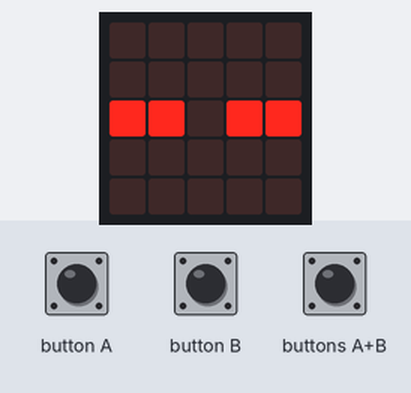
Bench run of a program on a simulated BBC micro:bit (MakeCode). Shown: the board's 5×5 LED display. The inputs (shaded band) are chosen by the test bench.

Above: at 1.2 s.
1.3 s: button B pressed for 0.15 s
At 2.0 s:
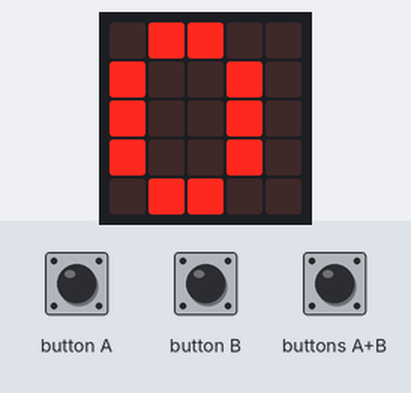
At 4.0 s:
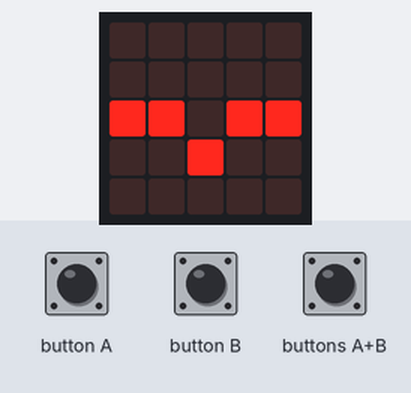
7.4 s: button B pressed 5 times (0.12 s each, 0.3 s apart)
At 9.75 s:
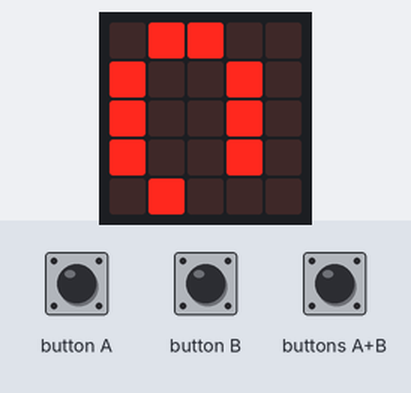
Timing chart, 0 to 11.2 s (numbered marks = the images above; inputs shaded):
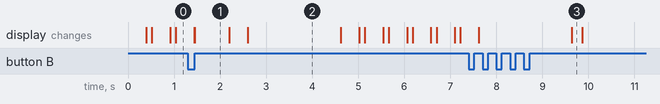

The program:

main.ts
```typescript
input.onButtonPressed(Button.A, function () {
    if (y == 2) {
        music.playTone(262, music.beat(BeatFraction.Quarter))
        score += 1
    }
})
input.onButtonPressed(Button.AB, function () {
    score = 0
})
input.onButtonPressed(Button.B, function () {
    paused = 1
    basic.showNumber(score)
})
let paused = 0
let score = 0
let y = 0
y = -1
basic.forever(function () {
    led.unplot(2, y)
    if (y == 4) {
        y = 0
    } else {
        y += 1
    }
    basic.showLeds(`
        . . . . .
        . . . . .
        # # . # #
        . . . . .
        . . . . .
        `)
    led.plot(2, y)
    if (paused == 1) {
        basic.pause(2000)
        paused = 0
    } else {
        basic.pause(100)
    }
})
```

test.ts
```typescript
// 테스트는 여기로 이동합니다; 이 패키지가 확장으로 사용될 때 컴파일되지 않을 것 입니다.
```

Measured:
- after the input at 1.3 s, the display: first differs from a run without the input after 0.15 s (image 1)
- after the input at 7.4 s, the display: first changes after 0.22 s (image 3 shows a later state)
- what the display in image 1 shows lasts 0.7 s, from 1.5 s to 2.2 s
- what the display in image 2 shows lasts 2.0 s, from 2.6 s to 4.6 s
